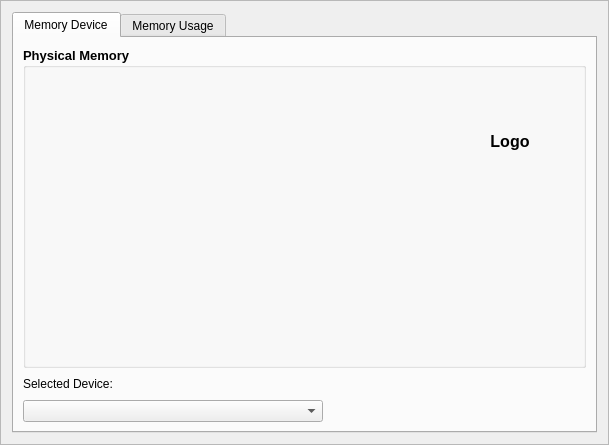
<?xml version="1.0" encoding="UTF-8"?>
<ui version="4.0">
 <class>FrameMemory</class>
 <widget class="QFrame" name="FrameMemory">
  <property name="geometry">
   <rect>
    <x>0</x>
    <y>0</y>
    <width>609</width>
    <height>445</height>
   </rect>
  </property>
  <property name="windowTitle">
   <string>Memory</string>
  </property>
  <property name="frameShape">
   <enum>QFrame::StyledPanel</enum>
  </property>
  <property name="frameShadow">
   <enum>QFrame::Raised</enum>
  </property>
  <layout class="QHBoxLayout" name="horizontalLayout_5">
   <item>
    <widget class="QTabWidget" name="tabWidget">
     <property name="currentIndex">
      <number>0</number>
     </property>
     <widget class="QWidget" name="Tab">
      <attribute name="title">
       <string>Memory Device</string>
      </attribute>
      <layout class="QVBoxLayout" name="verticalLayout">
       <item>
        <widget class="QGroupBox" name="groupBox">
         <property name="sizePolicy">
          <sizepolicy hsizetype="Preferred" vsizetype="Expanding">
           <horstretch>0</horstretch>
           <verstretch>0</verstretch>
          </sizepolicy>
         </property>
         <property name="font">
          <font>
           <pointsize>10</pointsize>
           <weight>75</weight>
           <bold>true</bold>
          </font>
         </property>
         <property name="title">
          <string>Physical Memory</string>
         </property>
         <layout class="QHBoxLayout" name="horizontalLayout">
          <item>
           <widget class="QLabel" name="labelDescription">
            <property name="sizePolicy">
             <sizepolicy hsizetype="Expanding" vsizetype="Preferred">
              <horstretch>0</horstretch>
              <verstretch>0</verstretch>
             </sizepolicy>
            </property>
            <property name="font">
             <font>
              <pointsize>10</pointsize>
              <weight>50</weight>
              <bold>false</bold>
             </font>
            </property>
            <property name="text">
             <string/>
            </property>
            <property name="alignment">
             <set>Qt::AlignLeading|Qt::AlignLeft|Qt::AlignTop</set>
            </property>
           </widget>
          </item>
          <item>
           <layout class="QVBoxLayout" name="verticalLayout_3">
            <item>
             <widget class="QLabel" name="labelLogo">
              <property name="sizePolicy">
               <sizepolicy hsizetype="Fixed" vsizetype="Fixed">
                <horstretch>0</horstretch>
                <verstretch>0</verstretch>
               </sizepolicy>
              </property>
              <property name="minimumSize">
               <size>
                <width>128</width>
                <height>128</height>
               </size>
              </property>
              <property name="maximumSize">
               <size>
                <width>128</width>
                <height>128</height>
               </size>
              </property>
              <property name="font">
               <font>
                <pointsize>12</pointsize>
                <weight>75</weight>
                <bold>true</bold>
               </font>
              </property>
              <property name="frameShape">
               <enum>QFrame::NoFrame</enum>
              </property>
              <property name="text">
               <string>Logo</string>
              </property>
              <property name="alignment">
               <set>Qt::AlignCenter</set>
              </property>
             </widget>
            </item>
            <item>
             <spacer name="verticalSpacer">
              <property name="orientation">
               <enum>Qt::Vertical</enum>
              </property>
              <property name="sizeHint" stdset="0">
               <size>
                <width>20</width>
                <height>40</height>
               </size>
              </property>
             </spacer>
            </item>
           </layout>
          </item>
         </layout>
        </widget>
       </item>
       <item>
        <layout class="QHBoxLayout" name="horizontalLayout_3">
         <item>
          <widget class="QLabel" name="label">
           <property name="text">
            <string>Selected Device:</string>
           </property>
          </widget>
         </item>
         <item>
          <spacer name="horizontalSpacer">
           <property name="orientation">
            <enum>Qt::Horizontal</enum>
           </property>
           <property name="sizeHint" stdset="0">
            <size>
             <width>40</width>
             <height>20</height>
            </size>
           </property>
          </spacer>
         </item>
        </layout>
       </item>
       <item>
        <layout class="QHBoxLayout" name="horizontalLayout_4">
         <item>
          <widget class="QComboBox" name="comboBoxMemoryDevice">
           <property name="minimumSize">
            <size>
             <width>300</width>
             <height>0</height>
            </size>
           </property>
          </widget>
         </item>
         <item>
          <spacer name="horizontalSpacer_2">
           <property name="orientation">
            <enum>Qt::Horizontal</enum>
           </property>
           <property name="sizeHint" stdset="0">
            <size>
             <width>40</width>
             <height>20</height>
            </size>
           </property>
          </spacer>
         </item>
        </layout>
       </item>
      </layout>
     </widget>
     <widget class="QWidget" name="tab_2">
      <attribute name="title">
       <string>Memory Usage</string>
      </attribute>
      <layout class="QVBoxLayout" name="verticalLayout_2">
       <item>
        <widget class="QGroupBox" name="groupBoxMemoryRecords">
         <property name="title">
          <string>Memory Records</string>
         </property>
        </widget>
       </item>
       <item>
        <layout class="QHBoxLayout" name="horizontalLayoutMemory">
         <item>
          <layout class="QGridLayout" name="gridLayout_5">
           <item row="0" column="0">
            <widget class="QGroupBox" name="groupBox_2">
             <property name="minimumSize">
              <size>
               <width>250</width>
               <height>90</height>
              </size>
             </property>
             <property name="maximumSize">
              <size>
               <width>250</width>
               <height>90</height>
              </size>
             </property>
             <property name="font">
              <font>
               <pointsize>10</pointsize>
              </font>
             </property>
             <property name="title">
              <string>Physical Memory(KB)</string>
             </property>
             <layout class="QGridLayout" name="gridLayout">
              <item row="0" column="0">
               <widget class="QLabel" name="label_2">
                <property name="font">
                 <font>
                  <pointsize>9</pointsize>
                 </font>
                </property>
                <property name="text">
                 <string>Total:</string>
                </property>
               </widget>
              </item>
              <item row="0" column="1">
               <widget class="QLabel" name="labelTotal">
                <property name="font">
                 <font>
                  <pointsize>9</pointsize>
                 </font>
                </property>
                <property name="text">
                 <string/>
                </property>
                <property name="alignment">
                 <set>Qt::AlignRight|Qt::AlignTrailing|Qt::AlignVCenter</set>
                </property>
               </widget>
              </item>
              <item row="1" column="0">
               <widget class="QLabel" name="label_7">
                <property name="font">
                 <font>
                  <pointsize>9</pointsize>
                 </font>
                </property>
                <property name="text">
                 <string>Free:</string>
                </property>
               </widget>
              </item>
              <item row="1" column="1">
               <widget class="QLabel" name="labelFree">
                <property name="font">
                 <font>
                  <pointsize>9</pointsize>
                 </font>
                </property>
                <property name="text">
                 <string/>
                </property>
                <property name="alignment">
                 <set>Qt::AlignRight|Qt::AlignTrailing|Qt::AlignVCenter</set>
                </property>
               </widget>
              </item>
              <item row="2" column="0">
               <widget class="QLabel" name="label_5">
                <property name="font">
                 <font>
                  <pointsize>9</pointsize>
                 </font>
                </property>
                <property name="text">
                 <string>System Cache:</string>
                </property>
               </widget>
              </item>
              <item row="2" column="1">
               <widget class="QLabel" name="labelSystemCache">
                <property name="font">
                 <font>
                  <pointsize>9</pointsize>
                 </font>
                </property>
                <property name="text">
                 <string/>
                </property>
                <property name="alignment">
                 <set>Qt::AlignRight|Qt::AlignTrailing|Qt::AlignVCenter</set>
                </property>
               </widget>
              </item>
             </layout>
            </widget>
           </item>
           <item row="0" column="1">
            <widget class="QGroupBox" name="groupBox_3">
             <property name="minimumSize">
              <size>
               <width>250</width>
               <height>0</height>
              </size>
             </property>
             <property name="font">
              <font>
               <pointsize>10</pointsize>
              </font>
             </property>
             <property name="title">
              <string>Virtual Memory(KB)</string>
             </property>
             <layout class="QGridLayout" name="gridLayout_2">
              <item row="0" column="0">
               <widget class="QLabel" name="label_3">
                <property name="font">
                 <font>
                  <pointsize>9</pointsize>
                 </font>
                </property>
                <property name="text">
                 <string>Total:</string>
                </property>
               </widget>
              </item>
              <item row="0" column="1">
               <widget class="QLabel" name="labelVirtualTotal">
                <property name="font">
                 <font>
                  <pointsize>9</pointsize>
                 </font>
                </property>
                <property name="text">
                 <string/>
                </property>
                <property name="alignment">
                 <set>Qt::AlignRight|Qt::AlignTrailing|Qt::AlignVCenter</set>
                </property>
               </widget>
              </item>
              <item row="1" column="0">
               <widget class="QLabel" name="label_6">
                <property name="font">
                 <font>
                  <pointsize>9</pointsize>
                 </font>
                </property>
                <property name="text">
                 <string>Free:</string>
                </property>
               </widget>
              </item>
              <item row="1" column="1">
               <widget class="QLabel" name="labelVirtualFree">
                <property name="font">
                 <font>
                  <pointsize>9</pointsize>
                 </font>
                </property>
                <property name="text">
                 <string/>
                </property>
                <property name="alignment">
                 <set>Qt::AlignRight|Qt::AlignTrailing|Qt::AlignVCenter</set>
                </property>
               </widget>
              </item>
             </layout>
            </widget>
           </item>
           <item row="1" column="0">
            <widget class="QGroupBox" name="groupBox_4">
             <property name="minimumSize">
              <size>
               <width>250</width>
               <height>90</height>
              </size>
             </property>
             <property name="maximumSize">
              <size>
               <width>250</width>
               <height>90</height>
              </size>
             </property>
             <property name="font">
              <font>
               <pointsize>10</pointsize>
              </font>
             </property>
             <property name="title">
              <string>Core Memory(KB)</string>
             </property>
             <layout class="QGridLayout" name="gridLayout_3">
              <item row="0" column="0">
               <widget class="QLabel" name="label_4">
                <property name="font">
                 <font>
                  <pointsize>9</pointsize>
                 </font>
                </property>
                <property name="text">
                 <string>Total:</string>
                </property>
               </widget>
              </item>
              <item row="0" column="1">
               <widget class="QLabel" name="labelCoreTotal">
                <property name="font">
                 <font>
                  <pointsize>9</pointsize>
                 </font>
                </property>
                <property name="text">
                 <string/>
                </property>
                <property name="alignment">
                 <set>Qt::AlignRight|Qt::AlignTrailing|Qt::AlignVCenter</set>
                </property>
               </widget>
              </item>
              <item row="2" column="0">
               <widget class="QLabel" name="label_8">
                <property name="font">
                 <font>
                  <pointsize>9</pointsize>
                 </font>
                </property>
                <property name="text">
                 <string>Unpaged:</string>
                </property>
               </widget>
              </item>
              <item row="2" column="1">
               <widget class="QLabel" name="labelUnpaged">
                <property name="font">
                 <font>
                  <pointsize>9</pointsize>
                 </font>
                </property>
                <property name="text">
                 <string/>
                </property>
                <property name="alignment">
                 <set>Qt::AlignRight|Qt::AlignTrailing|Qt::AlignVCenter</set>
                </property>
               </widget>
              </item>
              <item row="1" column="0">
               <widget class="QLabel" name="label_10">
                <property name="font">
                 <font>
                  <pointsize>9</pointsize>
                 </font>
                </property>
                <property name="text">
                 <string>Paged:</string>
                </property>
               </widget>
              </item>
              <item row="1" column="1">
               <widget class="QLabel" name="labelPaged">
                <property name="font">
                 <font>
                  <pointsize>9</pointsize>
                 </font>
                </property>
                <property name="text">
                 <string/>
                </property>
                <property name="alignment">
                 <set>Qt::AlignRight|Qt::AlignTrailing|Qt::AlignVCenter</set>
                </property>
               </widget>
              </item>
             </layout>
            </widget>
           </item>
           <item row="1" column="1">
            <widget class="QGroupBox" name="groupBox_5">
             <property name="font">
              <font>
               <pointsize>10</pointsize>
              </font>
             </property>
             <property name="title">
              <string>Memory Usage(KB)</string>
             </property>
             <layout class="QGridLayout" name="gridLayout_4">
              <item row="0" column="0">
               <widget class="QLabel" name="label_9">
                <property name="font">
                 <font>
                  <pointsize>9</pointsize>
                 </font>
                </property>
                <property name="text">
                 <string>Total:</string>
                </property>
               </widget>
              </item>
              <item row="0" column="1">
               <widget class="QLabel" name="labelUsageTotal">
                <property name="font">
                 <font>
                  <pointsize>9</pointsize>
                 </font>
                </property>
                <property name="text">
                 <string/>
                </property>
                <property name="alignment">
                 <set>Qt::AlignRight|Qt::AlignTrailing|Qt::AlignVCenter</set>
                </property>
               </widget>
              </item>
              <item row="2" column="0">
               <widget class="QLabel" name="label_11">
                <property name="font">
                 <font>
                  <pointsize>9</pointsize>
                 </font>
                </property>
                <property name="text">
                 <string>Peak:</string>
                </property>
               </widget>
              </item>
              <item row="2" column="1">
               <widget class="QLabel" name="labelMemoryPeak">
                <property name="font">
                 <font>
                  <pointsize>9</pointsize>
                 </font>
                </property>
                <property name="text">
                 <string/>
                </property>
                <property name="alignment">
                 <set>Qt::AlignRight|Qt::AlignTrailing|Qt::AlignVCenter</set>
                </property>
               </widget>
              </item>
              <item row="1" column="0">
               <widget class="QLabel" name="label_12">
                <property name="font">
                 <font>
                  <pointsize>9</pointsize>
                 </font>
                </property>
                <property name="text">
                 <string>Limit:</string>
                </property>
               </widget>
              </item>
              <item row="1" column="1">
               <widget class="QLabel" name="labelMemoryLimit">
                <property name="font">
                 <font>
                  <pointsize>9</pointsize>
                 </font>
                </property>
                <property name="text">
                 <string/>
                </property>
                <property name="alignment">
                 <set>Qt::AlignRight|Qt::AlignTrailing|Qt::AlignVCenter</set>
                </property>
               </widget>
              </item>
             </layout>
            </widget>
           </item>
          </layout>
         </item>
         <item>
          <spacer name="horizontalSpacer_3">
           <property name="orientation">
            <enum>Qt::Horizontal</enum>
           </property>
           <property name="sizeHint" stdset="0">
            <size>
             <width>40</width>
             <height>20</height>
            </size>
           </property>
          </spacer>
         </item>
        </layout>
       </item>
      </layout>
     </widget>
    </widget>
   </item>
  </layout>
 </widget>
 <resources/>
 <connections/>
</ui>
